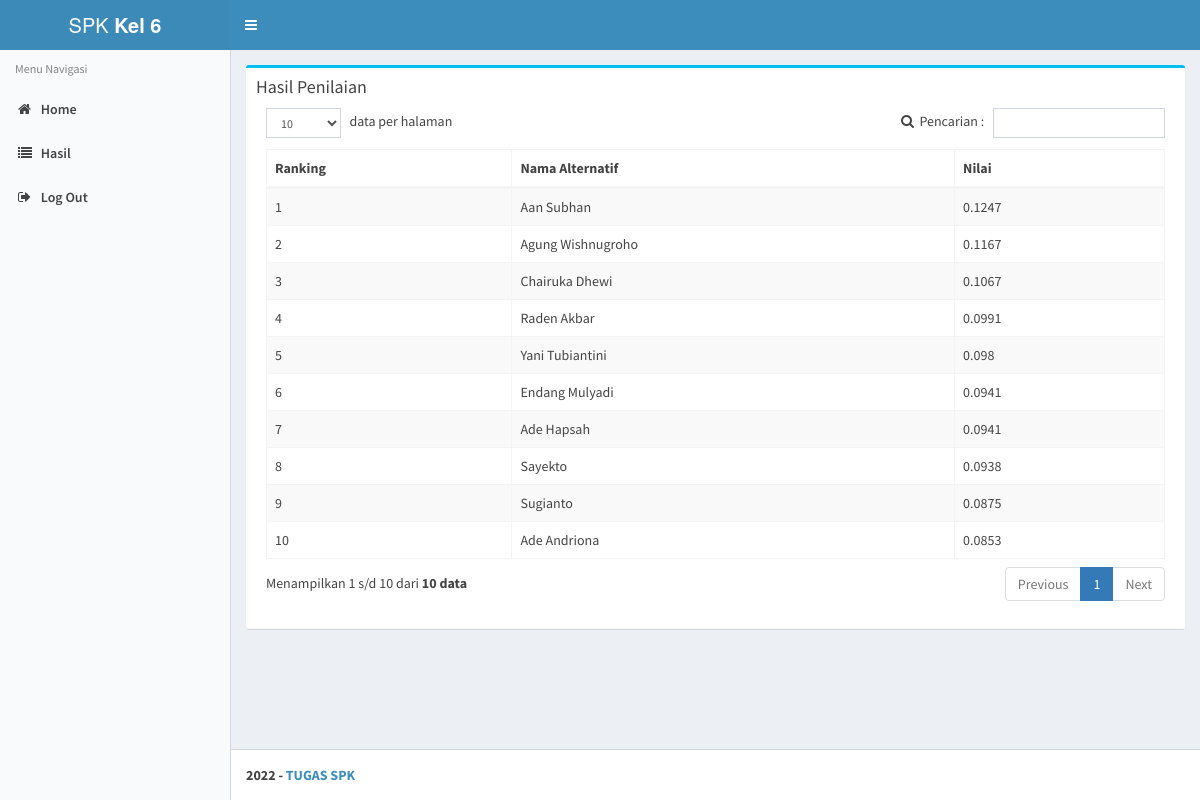
Screenshot of /index.php/auth/User with the database file from the repository.
### tables this page shows
CREATE TABLE `hasil` (
  `id_hasil` int(11) NOT NULL,
  `id_alternatif` int(11) NOT NULL,
  `nilai` double(11,4) NOT NULL
);

CREATE TABLE `alternatif` (
  `id_alternatif` int(5) NOT NULL,
  `nama_alternatif` varchar(50) NOT NULL
);

### application/controllers/Auth.php (called while the page is built, shortened)
<?php
class Auth extends CI_Controller{
     public function __construct() {
    $this->load->model('hasil_model');
     }
    public function User(){
        $data['hasil'] = $this->hasil_model->get_all()->result();
        $this->load->view('hasil_user/data_user', $data);
    }
}

### index.php (called while the page is built, shortened)
<?php
require_once BASEPATH.'core/CodeIgniter.php';

### application/models/Hasil_model.php (called while the page is built, shortened)
<?php
class Hasil_model extends CI_Model
{
    public function get_all()
    {
        $this->db->order_by('nilai', 'desc');
        $this->db->join('alternatif', 'alternatif.id_alternatif=hasil.id_alternatif', 'left');
        return $this->db->get('hasil');
    }
}

### application/views/hasil_user/data_user.php (the view, shortened to what this page needs)
<?php $this->load->view('template/header_user'); ?>
<div class="box box-info">
    <div class="box-header with-border">
        <h3 class="box-title">Hasil Penilaian</h3>
    <div class="box-body">
        <div class="table-responsive">
            <table class="table table-striped table-bordered" id="dataTables1">
                <thead>
                    <tr>
                        <th>Ranking</th>
                        <th>Nama Alternatif</th>
                        <th>Nilai</th>
                    </tr>
                </thead>
                <tbody>
                    <?php foreach ($hasil as $row) { ?>
                    <tr>
                        <td></td>
                        <td><?php echo $row->nama_alternatif; ?></td>
                        <td><?php echo floatval($row->nilai); ?></td>
                    </tr>
                    <?php } ?>
                </tbody>
            </table>
        </div>
    </div>
</div>
<?php $this->load->view('template/footer'); ?>

### application/views/template/header_user.php (shortened to what this page needs)
<!DOCTYPE html>
<html>
<head>
    <link rel="stylesheet" href="<?php echo base_url('assets/css/bootstrap.min.css'); ?>">
    <link href="<?php echo base_url('assets/datatables/css/dataTables.bootstrap.min.css'); ?>" rel="stylesheet">
    <link rel="stylesheet" href="<?php echo base_url('assets/css/font-awesome.min.css'); ?>">
    <link rel="stylesheet" href="<?php echo base_url('assets/css/AdminLTE.min.css'); ?>">
    <link rel="stylesheet" href="<?php echo base_url('assets/css/skins/_all-skins.min.css'); ?>">
    <link rel="stylesheet" href="<?php echo base_url('assets/css/custom.css'); ?>">
</head>
<body class="hold-transition skin-blue-light sidebar-mini">
    <div class="wrapper">
        <header class="main-header">
            <a href="<?php echo site_url(); ?>" class="logo">
                <span class="logo-lg">SPK <b>Kel 6</b></span>
            </a>
            <nav class="navbar navbar-static-top" role="navigation">
                <a href="#" class="sidebar-toggle" data-toggle="offcanvas" role="button">
                </a>
            </nav>
        </header>
        <aside class="main-sidebar">
            <section class="sidebar">
                <ul class="sidebar-menu">
                    <li class="header">Menu Navigasi</li>
                    <?php $this->load->view('template/menu_user'); ?>
                </ul>
            </section>
        </aside>
        <div class="content-wrapper">
            <section class="content">

### application/views/template/menu_user.php
<li <?php echo ($this->uri->segment(1) == '' || $this->uri->segment(1) == 'home') ? 'class="active"' : ''; ?>><a href="<?php echo site_url('home_user'); ?>"><i class="fa fa-home"></i> <span>Home</span></a></li>
<li <?php echo $this->uri->segment(1) == 'hasil' ? 'class="active"' : ''; ?>><a href="<?php echo site_url('auth/user'); ?>"><i class="fa fa-list"></i> <span>Hasil</span></a></li>
<li><a href="<?php echo site_url('login/logout'); ?>"><i class="fa fa-sign-out"></i> <span>Log Out</span></a></li>

### application/views/template/footer.php (shortened to what this page needs)
</section>
</div>
<footer class="main-footer">
    <strong><?php echo date('Y'); ?> - <a href="#">TUGAS SPK</a></strong>
</footer>
</div>
</body>
</html>

### assets/css/custom.css (style rules this page uses)
.dataTable > thead > tr > th[class*="sort"]:after { content: "" !important; }
.dataTable > thead > tr > th[class*="sort"]:before { content: "" !important; }

### rows the page displays
hasil: id_alternatif.nama_alternatif "Aan Subhan", nilai "0.1247"
hasil: id_alternatif.nama_alternatif "Agung Wishnugroho", nilai "0.1167"
hasil: id_alternatif.nama_alternatif "Chairuka Dhewi", nilai "0.1067"
hasil: id_alternatif.nama_alternatif "Raden Akbar", nilai "0.0991"
hasil: id_alternatif.nama_alternatif "Yani Tubiantini", nilai "0.098"
hasil: id_alternatif.nama_alternatif "Endang Mulyadi", nilai "0.0941"
hasil: id_alternatif.nama_alternatif "Ade Hapsah", nilai "0.0941"
hasil: id_alternatif.nama_alternatif "Sayekto", nilai "0.0938"
hasil: id_alternatif.nama_alternatif "Sugianto", nilai "0.0875"
hasil: id_alternatif.nama_alternatif "Ade Andriona", nilai "0.0853"
